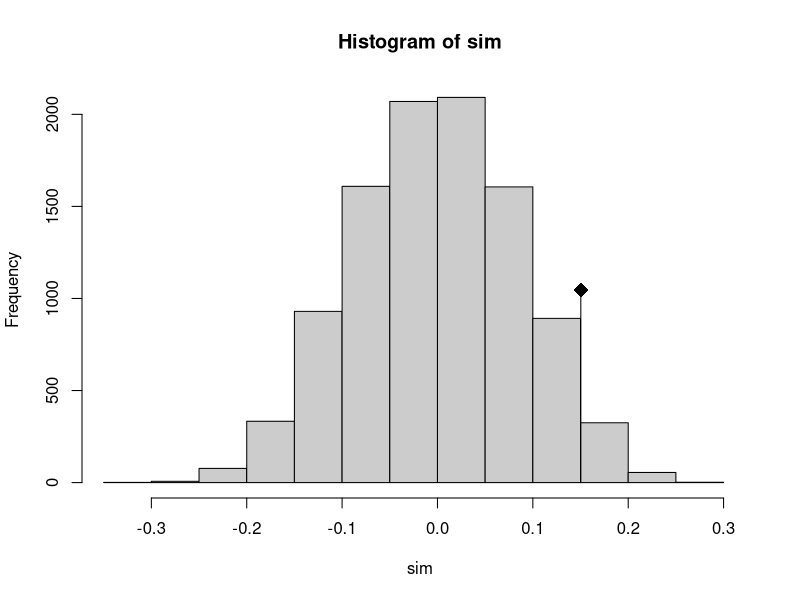
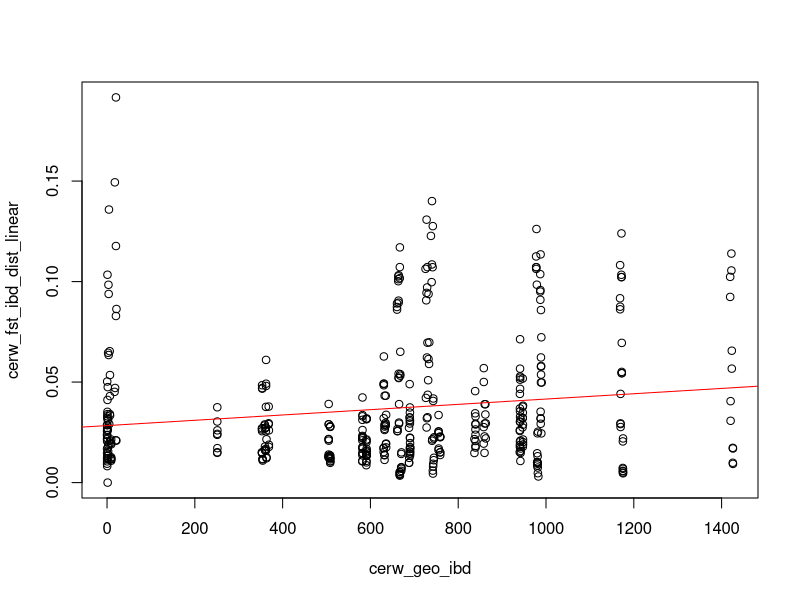
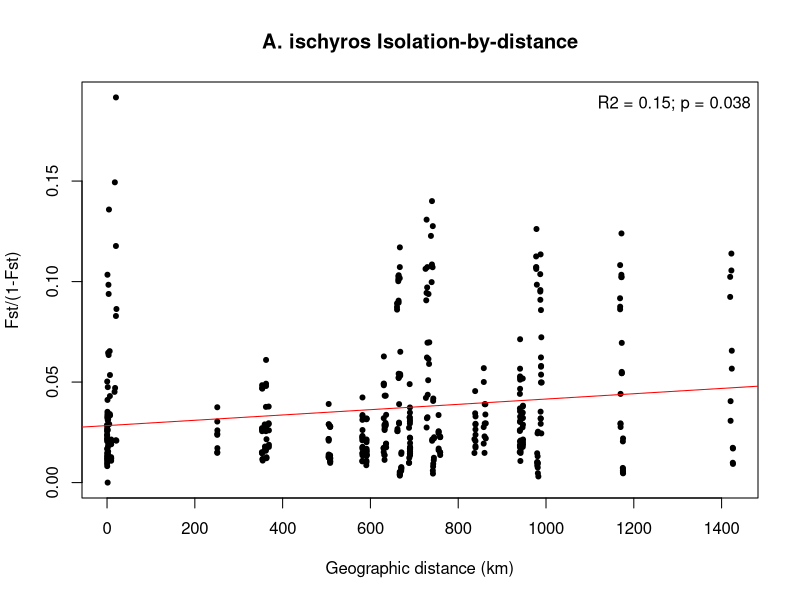
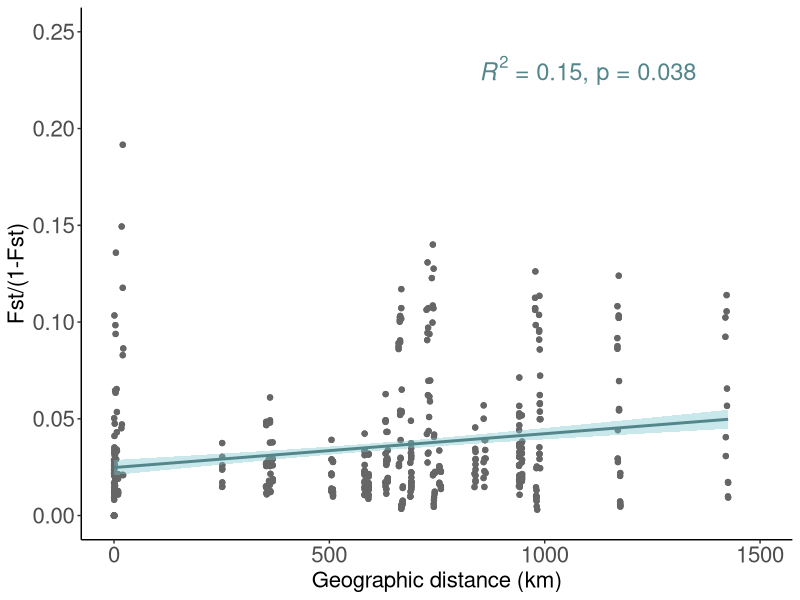
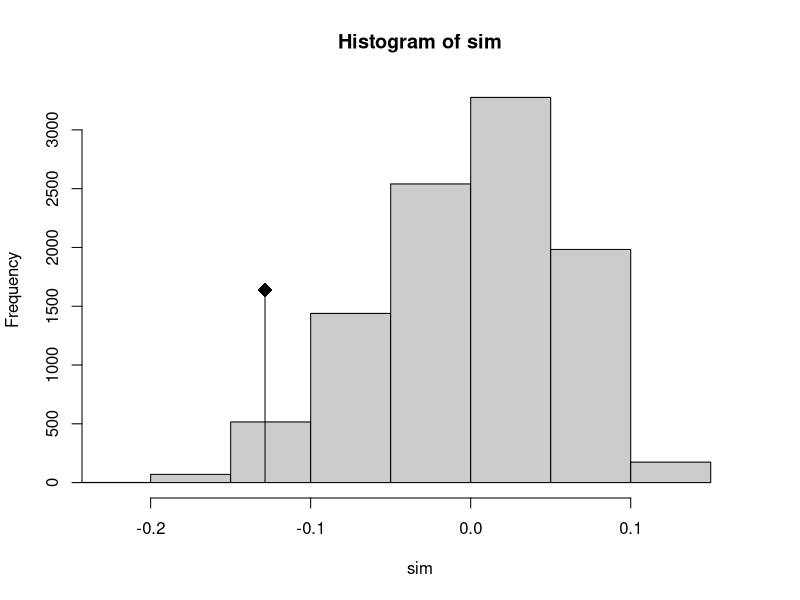
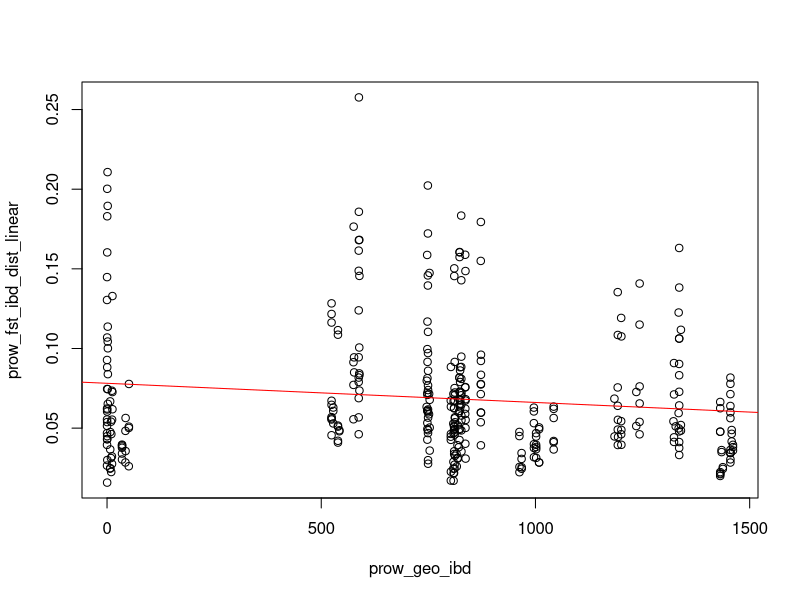
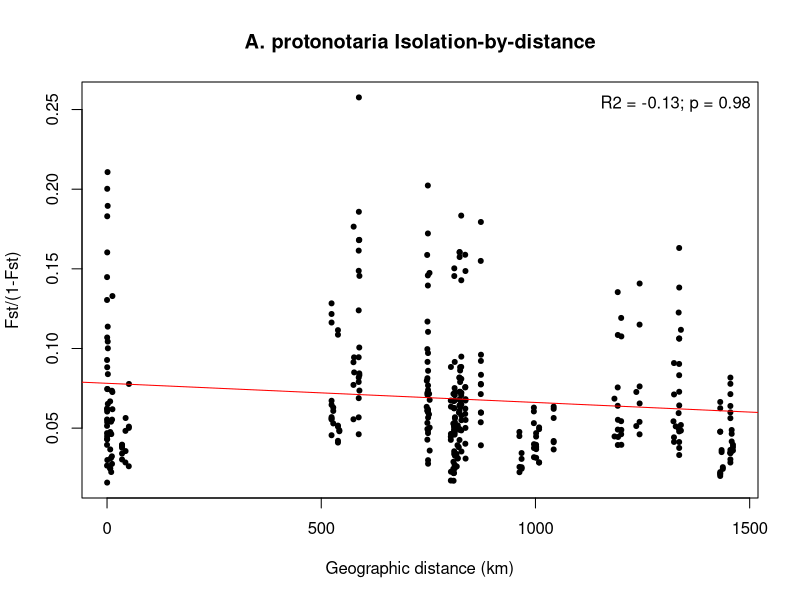
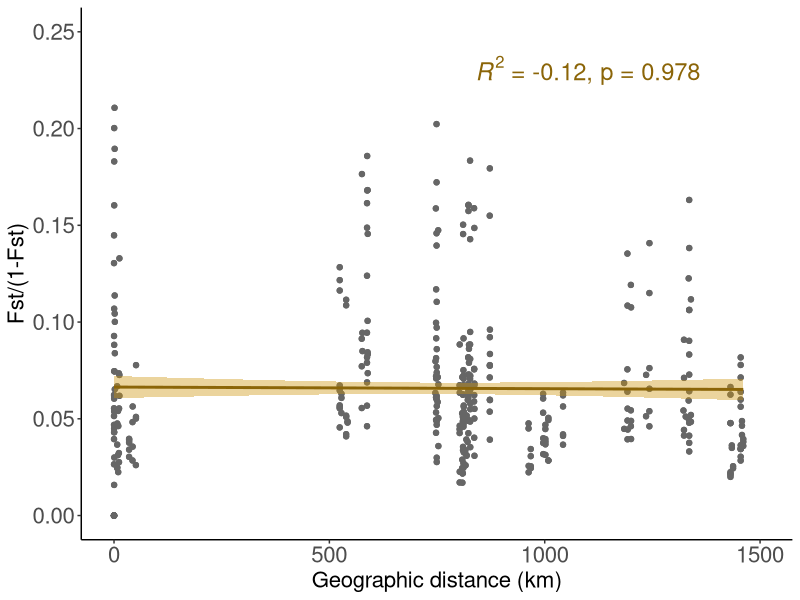

Write R code to recreate these figures, in order.
### Isolation by distance
### Alix Matthews
### 2022 Sept 7
### updated 2023 March 8

## Running only on ld01, dp15 datasets

### R version 4.2.1 (2022-06-23) -- "Funny-Looking Kid"

### OS: Ubuntu 20.04.3 LTS


#### Set working directory and load libraries ####
setwd("~/Desktop/Alix/snp_20220730/04_R_IBD_20220907/")

library(ade4) # 1.7-19
library(reshape2) # 1.4.4
library(ggplot2) # 3.3.6
library(ggthemes) # 4.2.4
library(gridExtra) # 2.3

#### CERW IBD analyses ####

# To get this matrix... 
### open snp_20220730/pairwise_fst_matrices/cerw_dp15_ld01_pfs.pairwise.fst.jack_pcoa.csv in Excel
### copy and paste all of it to another empty Excel file
### remove the top half values, and headers on col1 and row1
### find/replace NA with 0.00000000000
### copy the rest and paste into text editor and then paste here


cerw_fst_ibd <-
  "0																													
0.11959774891624	0																												
0.160808917873561	0.129965604244288	0																											
0.093715799694033	0.05967627165319	0.105303666132498	0																										
0.076535965723257	0.043189550689941	0.085794213406741	0.020613547105165	0																									
0.0794920595214	0.044957086112822	0.089592232340934	0.020453058272782	-0.003254003389402	0																								
0.080468121784339	0.051613133287764	0.092776661312148	0.026900156704146	0.004593153333522	0.004939368407625	0																							
0.097628564429804	0.064989687793979	0.110282807837914	0.0422596961207	0.021497895554689	0.020073198429765	0.025513398564054	0																						
0.079365260359243	0.052195582158438	0.092705078626688	0.028289571935291	0.005585400816507	0.005834141045157	0.011366797240387	0.024853132338373	0																					
0.08399917498975	0.051622755490065	0.093697734203128	0.028629662240375	0.006811098683487	0.007236283445407	0.013075115625311	0.031130859053902	0.013074280099149	0																				
0.084561648274597	0.053649496660515	0.095448139351251	0.029822923639524	0.00920564063963	0.009768791351773	0.014580078385489	0.029483384082435	0.014884269187052	0.016842212292734	0																			
0.092840956237029	0.061569527811788	0.102275823172448	0.038932606765249	0.016683924376867	0.017001135084742	0.023203787587135	0.036117111369458	0.023675447588455	0.025329340322717	0.027818408090143	0																		
0.096824944665392	0.065229443453514	0.113148277752177	0.041865372399425	0.021478252307972	0.022066197979701	0.028199247438727	0.041440340399898	0.027589484630112	0.028825887533946	0.032769407230646	0.037514404570875	0																	
0.088493566740461	0.05573586055345	0.096773354952719	0.031486832673161	0.011015237165333	0.012192763943177	0.019056335271678	0.032612036149082	0.017209158806284	0.018775452876904	0.021506547930229	0.028636385787334	0.034008809796581	0																
0.115676160742107	0.085774739856423	0.122837064306694	0.058590365332519	0.039035577879565	0.040155019979839	0.046181666516176	0.0590502803036	0.046959268768825	0.046752976073043	0.047662031413354	0.053870874645371	0.061369868111001	0.050790402460703	0															
0.096113660153341	0.065064997414173	0.109310062329692	0.040432619487879	0.020386018100685	0.02103619055063	0.026052327223957	0.041430280149988	0.027119019565035	0.02790225695598	0.028544831209157	0.037535594041545	0.041263660967237	0.032318253866099	0.060653364428247	0														
0.086241608217458	0.057907806005742	0.097895875961721	0.031018859532932	0.007927200949233	0.009266673451996	0.01495032764472	0.031033016433582	0.017019173285497	0.016789005847751	0.01901848128088	0.026863284869011	0.032955620166903	0.020449383178635	0.04788005154037	0.030565635076493	0													
0.083141372586769	0.048457955115289	0.090678069522041	0.026675559221737	0.005931519101705	0.004455841603373	0.011168506182023	0.025491663153703	0.01341034022476	0.013588700868977	0.014559150763558	0.022453973337514	0.02826335869958	0.018956075032332	0.045344016769072	0.025494130182557	0.017316084886824	0												
0.083008478837784	0.051202145403573	0.09230153140411	0.028985415042406	0.007623087768521	0.007334868001296	0.012583904226769	0.02815580499561	0.013057322158724	0.012350061226662	0.016658865785914	0.024631310359316	0.028237895703288	0.018481531491401	0.045853821770115	0.026659869534205	0.015620372832802	0.011984188409726	0											
0.07923211333608	0.049429789009715	0.093059613514464	0.024957968838293	0.005261372200767	0.004199387654904	0.010536455280905	0.027024392577169	0.012162783693601	0.013379601929176	0.014768139043486	0.022157694768502	0.028122167698371	0.016182090848736	0.046200910396879	0.025738829433167	0.014874762092829	0.011598173741381	0.012472498893275	0										
0.09351033365882	0.061102350623077	0.104762719669253	0.037567550013604	0.014816432732355	0.01405558130281	0.020430715523013	0.03763229010657	0.021091067349341	0.021238105157946	0.024030843673861	0.032513288025201	0.036449707463198	0.025331207227478	0.05751825389834	0.036306504087609	0.02493716541538	0.021107933322305	0.021686873544526	0.01869863826579	0									
0.08033421189168	0.049662703161887	0.091063933875269	0.024963508568795	0.003447369218935	0.005219869628306	0.010411728931783	0.027264309122061	0.00971204611521	0.011408995139342	0.013527388995301	0.022100412719456	0.026203488026743	0.015764524113158	0.044647591696342	0.024941330383618	0.014359787829915	0.010834989681886	0.011490752971602	0.008119916615003	0.019272940030736	0								
0.08216585432962	0.050500557690122	0.096823907238172	0.028499900363136	0.006831909744233	0.005801195158526	0.012265840743826	0.028177834831168	0.012961744972939	0.013761612978989	0.015874925396478	0.024888486874246	0.02866593052399	0.017438205668436	0.046888131239511	0.026609811790926	0.016386900053438	0.012442793809601	0.012012736335057	0.01075418022105	0.021097182833592	0.011423758547514	0							
0.081827067408	0.051367920896893	0.0919011973428	0.025983810308463	0.004451318180806	0.003860077010406	0.011982118173633	0.026946388244622	0.011967183524475	0.013224705202614	0.01487607528634	0.022399633766224	0.027647460401586	0.017616984798887	0.044907626692065	0.026353500753128	0.014666200799685	0.011463409791044	0.011954014621649	0.009304429027348	0.020975503634019	0.010453268810517	0.011719751228208	0						
0.086784809599642	0.054506973742178	0.096742438556608	0.030939893178656	0.009267092207947	0.009932523038852	0.014332792455118	0.030185079618983	0.015213400839874	0.016448021181974	0.017131353936882	0.028419821835798	0.031109739001956	0.019742167281103	0.050166981631608	0.029425136528912	0.018329200227016	0.015457071580743	0.014517443609191	0.013555346303274	0.02234522750323	0.013029403795315	0.016519252044924	0.014732222870082	0					
0.087408534779962	0.054833716415451	0.096798900695294	0.030863086576957	0.009688596805355	0.010141757406259	0.01729639825913	0.033645329996825	0.016511459836467	0.017237523712908	0.020265902082036	0.028090125100632	0.033622600282418	0.020983600829636	0.049614268419435	0.031778662222186	0.020050634089288	0.016668302781044	0.017454896300402	0.015677341605948	0.025480426640217	0.015318291248455	0.017117280681131	0.016509645138414	0.020161603426561	0				
0.093946414929916	0.058620518967302	0.101136578869709	0.034072492323725	0.012935016218384	0.014379437326677	0.019265096911424	0.036030222103175	0.02188951207404	0.021608111016287	0.02324408735018	0.031872823762138	0.036390608791241	0.028021752265917	0.053629731795461	0.034270395720787	0.025465982273002	0.020485283360277	0.021844038774665	0.020996403249314	0.030279221305254	0.020536814988779	0.022687584525308	0.019707221637793	0.023061817526828	0.026426272596703	0			
0.101951660620275	0.067411379919666	0.112022467324107	0.04744481578171	0.024697109070156	0.023923920104398	0.031364339716795	0.046702249918603	0.031388437950374	0.029554274946611	0.033320678136728	0.043535719675034	0.049224748604674	0.036842599135202	0.066570403514834	0.044572607284472	0.035593232832261	0.030564057729637	0.031917572973538	0.030697600157444	0.040629713350528	0.030539885595629	0.03251983007014	0.03093990882792	0.032927905749184	0.027786560647932	0.039504985495823	0		
0.079041147412862	0.047433874087561	0.089626674683288	0.023894204964286	0.003041556234959	0.004652143757243	0.009722497059184	0.026543592226592	0.009773201673795	0.01216585833238	0.014509899295003	0.021172237620285	0.02671991397627	0.017467011342559	0.04226566168216	0.025027560647487	0.014933735301814	0.010631515442107	0.010704436543835	0.010714318743334	0.020610585457879	0.008570632337746	0.010454832936359	0.009957152396148	0.013645811756288	0.015263844598543	0.018446827006451	0.030025557631463	0	
0.083350848259714	0.050976333242724	0.096073404023125	0.028422963696061	0.007427135646932	0.008437269915158	0.013343418027164	0.028549209540866	0.014150544751631	0.015083435796574	0.01784265509604	0.025749355127845	0.031192219129246	0.018614560888426	0.04870991957808	0.029341783510819	0.017414147082588	0.014532096351972	0.014294069044526	0.013440352075676	0.021533775222865	0.013355655030082	0.013361345777304	0.013901870699528	0.014452072010986	0.01649628586945	0.023161275831599	0.031983669581199	0.01198979361546	0"

class(cerw_fst_ibd) # character

# make previous input into a matrix
mat2 <- data.matrix(read.table(text=cerw_fst_ibd, fill = TRUE, col.names=paste("V", 1:30))) # 1:30 because I have 30 groups (locations)
mat2[upper.tri(mat2)] <- t(mat2)[upper.tri(mat2)]
mat2 # view
cerw_fst_ibd <- mat2 # rename
cerw_fst_ibd

class(cerw_fst_ibd) # "matrix" "array" 

# make matrix into class dist
cerw_fst_ibd_dist<-as.dist(cerw_fst_ibd, diag=T)

cerw_fst_ibd_dist

class(cerw_fst_ibd_dist) # "dist"

# remove negative fst values and make zeros instead (negative fst is effectively zero)
cerw_fst_ibd_dist[cerw_fst_ibd_dist<0] <- 0

cerw_fst_ibd_dist

# linearize fst (fst/(1-fst))
cerw_fst_ibd_dist_linear <- cerw_fst_ibd_dist/(1-cerw_fst_ibd_dist)

cerw_fst_ibd_dist_linear

class(cerw_fst_ibd_dist_linear) # dist



# now can read in the geographic distance matrix
# read table
cerw_geo_ibd <- read.table("CERW_GDM_output.txt", header=T)

# change to class dist
cerw_geo_ibd <- as.dist(cerw_geo_ibd, diag=T)

cerw_geo_ibd

class(cerw_geo_ibd) # dist

# now run mantel test
cerw_mantel_ibd <- mantel.rtest(cerw_fst_ibd_dist_linear, cerw_geo_ibd, nrepet = 9999)
cerw_mantel_ibd # results

# Monte-Carlo test
# Call: mantelnoneuclid(m1 = m1, m2 = m2, nrepet = nrepet)
# 
# Observation: 0.1503031 
# 
# Based on 9999 replicates
# Simulated p-value: 0.0382 
# Alternative hypothesis: greater 
# 
# Std.Obs Expectation    Variance 
# 1.734174934 0.001573771 0.007355420 

plot(cerw_mantel_ibd) # histogram with permutations

# scatter plot with abline
plot(cerw_fst_ibd_dist_linear~cerw_geo_ibd)
abline(lm(cerw_fst_ibd_dist_linear~cerw_geo_ibd), col="red")

# plot final
Corner_text <- function(text, location="topright"){
  legend(location,legend=text, bty ="n", pch=NA)
}
plot(cerw_geo_ibd, cerw_fst_ibd_dist_linear,
     main = "A. ischyros Isolation-by-distance",
     ylab = "Fst/(1-Fst)",
     xlab = "Geographic distance (km)",
     pch=20)
Corner_text(text="R2 = 0.15; p = 0.038")
abline(lm(cerw_fst_ibd_dist_linear~cerw_geo_ibd), col="red")



cerw_fst_ibd_melt<- melt(as.matrix(cerw_fst_ibd_dist_linear), varnames=c("row", "col"))
cerw_geo_ibd_melt <- melt(as.matrix(cerw_geo_ibd), varnames=c("row", "col"))
cerw_ibd_geo_melt <- data.frame(cerw_fst_ibd_melt, cerw_geo_ibd_melt)
head(cerw_ibd_geo_melt)



cerw_ibd_plot <- 
  ggplot(cerw_ibd_geo_melt, aes(x=value.1, y=value)) +
  geom_point(col = "gray40") +
  stat_smooth(method=lm, formula = y~x, colour = "cadetblue4", fill = "cadetblue3") +
  xlab("Geographic distance (km)") +
  ylab("Fst/(1-Fst)") +
  theme_classic() +
  xlim(-1,1500) +
  ylim(0.0, 0.25) +
  theme(axis.title = element_text(size = 16)) +
  theme(axis.text = element_text(size=16)) +
  annotate("text", x=1100, y = 0.23, label = "paste(italic(R)^2, \" = 0.15, p = 0.038\")", size = 6, col = "cadetblue4", parse = TRUE)

cerw_ibd_plot

# save as 6 x 7  landscape




















#### PROW IBD analyses ####


# To get this matrix... 
### open snp_20220730/pairwise_fst_matrices/prow_dp15_ld01_pfs.pairwise.fst.jack_pcoa.csv in Excel
### copy and paste all of it to another empty Excel file
### remove the top half values, and headers on col1 and row1
### find/replace NA with 0.00000000000
### copy the rest and paste into text editor and then paste here



prow_fst_ibd <-
  "0																										
0.051065933576098	0																									
0.025412951170781	0.047738016606935	0																								
0.048489440394507	0.072128435775469	0.043030457078579	0																							
0.027675856095033	0.046064328448724	0.021958385144201	0.044214680554566	0																						
0.034382175743048	0.053358644906349	0.030276667200503	0.051278139143694	0.029111123326997	0																					
0.026366822831369	0.045262877993581	0.022149152968927	0.044320891508117	0.021287704741537	0.028055091325529	0																				
0.030288605140559	0.049155693081136	0.021387503178436	0.046464606566285	0.025304123839804	0.032677955112161	0.02397381546883	0																			
0.024039213847687	0.043915783245987	0.01681164408632	0.040901834857191	0.016699326525233	0.023937934701447	0.015576070379403	0.024312201618705	0																		
0.036639730685774	0.056369662013327	0.031635310344232	0.053212133786605	0.029976463739171	0.037803980652331	0.031284788398977	0.035353287527855	0.026840364306758	0																	
0.047140561736508	0.069896123752346	0.042721562707524	0.063088321847539	0.044745045418577	0.050170961257373	0.04128044588849	0.045396830119461	0.041295877263222	0.052440423643755	0																
0.063097377477839	0.083881106540197	0.059685360057712	0.081226545984272	0.062753266345731	0.066726258527527	0.052513074609433	0.062614347696743	0.056971060230972	0.068457412533648	0.081065207874007	0															
0.07184957689748	0.087666214497081	0.067325225455218	0.086664726693149	0.063826559907425	0.07046396250463	0.066180989431045	0.066742665004543	0.05721432664678	0.073869007391652	0.083909521355749	0.104658112158246	0														
0.134178310056365	0.152119395028903	0.124979762100011	0.154992629221951	0.129391323793184	0.137066084875491	0.127303436852785	0.128481552142281	0.122445544432389	0.136977693217796	0.146909393129307	0.168265084912919	0.174045397611757	0													
0.05646372115511	0.077059822794572	0.052112273696727	0.074864322088126	0.052256397486662	0.058605993137809	0.050598732348963	0.055419670494483	0.047110375400859	0.0595850358394	0.075229705466037	0.090581930448032	0.09657138402909	0.159319827938035	0												
0.037744701897909	0.056314030953701	0.03414119265888	0.054732038758838	0.029962286558199	0.038661935046407	0.029027741625406	0.034670016721501	0.026919667293703	0.0410098035582	0.053558137092044	0.07131707119759	0.069307643920993	0.138167002931412	0.061240809133461	0											
0.066615475571186	0.084403116950524	0.060940409991115	0.081237333533925	0.063102072281457	0.070236669014267	0.058137216540734	0.063467561664767	0.056505533883287	0.06719322478459	0.079195249039648	0.099456528638673	0.102109610388314	0.166835433088915	0.09100740785081	0.069410879311088	0										
0.050953618549937	0.072135785881198	0.046331268794232	0.065967534878087	0.047746431496076	0.055665267358688	0.044795532936798	0.047943195965722	0.046425033118986	0.057614065909274	0.068824487434957	0.08853873299553	0.094500893702479	0.154687105090038	0.077399167239924	0.058127148119899	0.084910625425732	0									
0.040249561672659	0.059720848327843	0.038389578338119	0.059171563562401	0.036766132397085	0.044767335546155	0.035060578790364	0.03802891784943	0.033249951623849	0.046556036873074	0.060083601656873	0.075549601211058	0.081087472676993	0.138348589847725	0.06786859031496	0.047169905602544	0.075606900454057	0.060436666243044	0								
0.039552079183038	0.058482875810964	0.03617313776038	0.057041513344003	0.035496058595064	0.042795067018173	0.033230889963679	0.03668347766919	0.03339612379913	0.044384108276544	0.05651948060075	0.072205740384943	0.079343754981095	0.13817562746587	0.063102804385012	0.04666040183115	0.075421288018421	0.06364027090645	0.04891613589188	0							
0.035330401545436	0.053364403621927	0.03077482912417	0.050454682900584	0.030403079601747	0.038039796129272	0.029507383667708	0.034724953559153	0.027632776924416	0.039975770379014	0.053266575921916	0.066603731730603	0.073178240546864	0.135993894004376	0.059340509843902	0.040819564712243	0.067876119314979	0.057356990563577	0.04475981882127	0.038001416014815	0						
0.027651876717048	0.048037990005804	0.02186086466803	0.043082073095975	0.023934738755369	0.029780707143459	0.020650846717952	0.024858966159386	0.019583160184869	0.033783831331335	0.045617743914879	0.058823700362738	0.06750054384664	0.126999768166702	0.053776702953269	0.032671907682544	0.058735636261644	0.04883218383878	0.037089188736163	0.036307665667495	0.029432420314521	0					
0.027664600510669	0.047030147336887	0.025002966898123	0.045449118123698	0.024818037233284	0.033219924121798	0.021909343046885	0.023846924568054	0.021131250892717	0.03496840873987	0.045564639483289	0.062293254892777	0.066042412216391	0.130669068344702	0.050963043317383	0.03426638683307	0.058989637595779	0.048327067404531	0.037769625261557	0.038127087705096	0.032933181473784	0.025799812853023	0				
0.044091143450248	0.061477845589858	0.037916308642278	0.060169937141314	0.038042991670479	0.044129858087121	0.036205704981967	0.046221309264809	0.032067247665475	0.047505026302058	0.060387505935753	0.076823468721671	0.077803923505015	0.143830746801211	0.06854174097445	0.04413157349299	0.075569463398466	0.064389036091541	0.053092940817487	0.052519431844633	0.043562918390236	0.03933418475222	0.040358560933979	0			
0.103131659090527	0.12341000727422	0.097865638010738	0.119234766121712	0.09713714719989	0.10649654839618	0.095981411099895	0.100499339507208	0.096089042620069	0.109187622241134	0.121459430017041	0.140223427514563	0.14397323428563	0.204841542127525	0.127073377041574	0.110265515022486	0.138995675427985	0.129496850711095	0.113736987166893	0.108466473507833	0.104177311310287	0.10032680619923	0.098006436761074	0.115397724641445	0		
0.051174629768532	0.070797582260637	0.046793997200414	0.070247024025324	0.046623089481127	0.051568174973756	0.04575176724377	0.049394602037056	0.039643158513363	0.056105746313815	0.067885447461182	0.082817174200269	0.09141531413015	0.156697623230225	0.076865665109392	0.053724719368061	0.086337400769352	0.073202995728335	0.06296445044568	0.060711293363743	0.053854027564576	0.048484216444936	0.049069498578138	0.058651122229672	0.126492801731417	0	
0.048813314982853	0.067775740717174	0.042872849483552	0.064118067483461	0.042568484108423	0.052342561523306	0.042363525294058	0.048638688186296	0.039710301205892	0.051495642406417	0.066431591738386	0.083284985771436	0.086287888328642	0.150009801520273	0.078333218365201	0.052638434021806	0.083728719248573	0.071618165017477	0.059221902540535	0.05731414709663	0.050299492405336	0.045841808919699	0.046420663108584	0.058266247948084	0.117322986633697	0.067735713044185	0
"


class(prow_fst_ibd) # character

# make previous input into a matrix
mat2 <- data.matrix(read.table(text=prow_fst_ibd, fill = TRUE, col.names=paste("V", 1:27))) # 1:27 because I have 27 groups (locations)
mat2[upper.tri(mat2)] <- t(mat2)[upper.tri(mat2)]
mat2 # view
prow_fst_ibd <- mat2 # rename
prow_fst_ibd

class(prow_fst_ibd) # "matrix" "array" 

# make matrix into class dist
prow_fst_ibd_dist<-as.dist(prow_fst_ibd, diag=T)

prow_fst_ibd_dist

class(prow_fst_ibd_dist) # "dist"

# remove negative fst values and make zeros instead (negative fst is effectively zero)
prow_fst_ibd_dist[prow_fst_ibd_dist<0] <- 0

prow_fst_ibd_dist

# linearize fst (fst/(1-fst))
prow_fst_ibd_dist_linear <- prow_fst_ibd_dist/(1-prow_fst_ibd_dist)

prow_fst_ibd_dist_linear

class(prow_fst_ibd_dist_linear) # dist



# now can read in the geographic distance matrix
# read table
prow_geo_ibd <- read.table("PROW_GDM_output.txt", header=T)

# change to class dist
prow_geo_ibd <- as.dist(prow_geo_ibd, diag=T)

prow_geo_ibd

class(prow_geo_ibd) # dist

# now run mantel test
prow_mantel_ibd <- mantel.rtest(prow_fst_ibd_dist_linear, prow_geo_ibd, nrepet = 9999)
prow_mantel_ibd # results

# Monte-Carlo test
# Call: mantelnoneuclid(m1 = m1, m2 = m2, nrepet = nrepet)
# 
# Observation: -0.1285197 
# 
# Based on 9999 replicates
# Simulated p-value: 0.9781 
# Alternative hypothesis: greater 
# 
# Std.Obs   Expectation      Variance 
# -2.1987934964 -0.0003733631  0.0033965935 

plot(prow_mantel_ibd) # histogram with permutations

# scatter plot with abline
plot(prow_fst_ibd_dist_linear~prow_geo_ibd)
abline(lm(prow_fst_ibd_dist_linear~prow_geo_ibd), col="red")

# plot final
Corner_text <- function(text, location="topright"){
  legend(location,legend=text, bty ="n", pch=NA)
}
plot(prow_geo_ibd, prow_fst_ibd_dist_linear,
     main = "A. protonotaria Isolation-by-distance",
     ylab = "Fst/(1-Fst)",
     xlab = "Geographic distance (km)",
     pch=20)
Corner_text(text="R2 = -0.13; p = 0.98")
abline(lm(prow_fst_ibd_dist_linear~prow_geo_ibd), col="red")



prow_fst_ibd_melt<- melt(as.matrix(prow_fst_ibd_dist_linear), varnames=c("row", "col"))
prow_geo_ibd_melt <- melt(as.matrix(prow_geo_ibd), varnames=c("row", "col"))
prow_ibd_geo_melt <- data.frame(prow_fst_ibd_melt, prow_geo_ibd_melt)
head(prow_ibd_geo_melt)



prow_ibd_plot <- 
  ggplot(prow_ibd_geo_melt, aes(x=value.1, y=value)) +
  geom_point(col = "gray40") +
  stat_smooth(method=lm, formula = y~x, colour = "darkgoldenrod4", fill = "darkgoldenrod3") +
  xlab("Geographic distance (km)") +
  ylab("Fst/(1-Fst)") +
  theme_classic() +
  xlim(-1,1500) +
  ylim(0.0,0.25) +
  theme(axis.title = element_text(size = 16)) +
  theme(axis.text = element_text(size=16)) +
  annotate("text", x=1100, y = 0.23, label = "paste(italic(R)^2, \" = -0.12, p = 0.978\")", size = 6, col = "darkgoldenrod4", parse = TRUE)


prow_ibd_plot

# save as 6 x 7  landscape











#### put figures together, if you want. I remade these in InkScape ####


pdf("CERW_PROW_IBD.pdf", width=7, height=14)
grid.arrange(cerw_ibd_plot, prow_ibd_plot,
             nrow = 2)
dev.off()


#### ++++++ TIFF format  - only if needed, but this is a huge file ####
# dpi=800 #pixels per square inch
# tiff("CERW_PROW_IBD.tif", width=7*dpi, height=14*dpi, res=dpi)
# grid.arrange(cerw_ibd_plot, prow_ibd_plot,
#              nrow = 2)
# dev.off()
